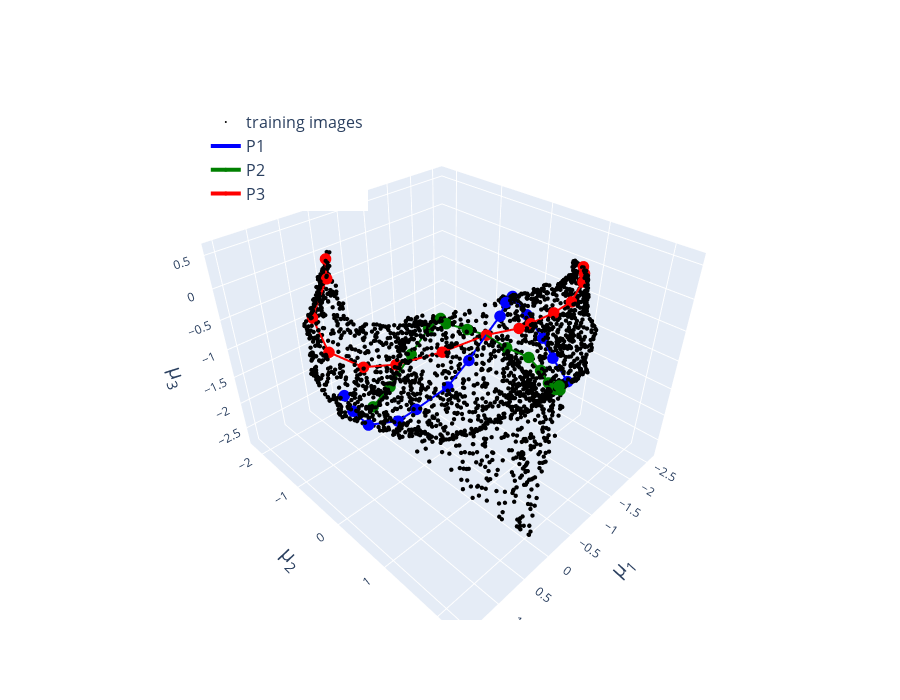

The notebook cell saved with this chart:
### Code cell
import plotly.graph_objects as go
# data = {'xx':Z_data_sample[:,0],
#        'yy':Z_data_sample[:,1],
#        'zz':Z_data_sample[:,2],
#        'size':.1*np.ones(shape=Z_data_sample[:,1].shape),
#        'color':['image' for j in range(len(Z_data_sample))],
#        'symbol':['img' for j in range(len(Z_data_sample))]}

# Z_transect_df = pd.DataFrame(data)
# symbol_map = {'transect':'square',
#              'img':'circle'}
# color_map = {'image': 'black', 'transect':'red'}


# fig = px.scatter_3d(Z_transect_df, name='images', x='x', y='y', z='z', size='size', color='color', symbol ='symbol', symbol_map=symbol_map,
#                     size_max=5, opacity=.8, color_discrete_map=color_map)


fig2 = go.Figure(data=[go.Scatter3d(
    name='training images',
    x=Z_data_sample[:,0],
    y=Z_data_sample[:,1],
    z=Z_data_sample[:,2], 
    mode='markers',
    marker=dict(
        size=1.5, color='black',symbol='circle')
)])


Z_transect_df


fig2.add_trace(go.Scatter3d(name='P1',
    x=Z1_transect[:,0], y=Z1_transect[:,1], z=Z1_transect[:,2],
    marker=dict(
        size=4,
        color='blue',
    ),
    line=dict(
        color='blue',
        width=4
    )
))

fig2.add_trace(go.Scatter3d(name='P2',
    x=Z2_transect[:,0], y=Z2_transect[:,1], z=Z2_transect[:,2],
    marker=dict(
        size=4,
        color='green',
    ),
    line=dict(
        color='green',
        width=4
    )
))

fig2.add_trace(go.Scatter3d(name='P3',
    x=Z3_transect[:,0], y=Z3_transect[:,1], z=Z3_transect[:,2],
    marker=dict(
        size=4,
        color='red',
    ),
    line=dict(
        color='red',
        width=4
    )
))


fig2.update_layout(
    width=900,
    height=700,
    scene_xaxis_title_text='\u03BC<sub>1</sub>',
    scene_yaxis_title_text="\u03BC<sub>2</sub>",
    scene_zaxis_title_text="\u03BC<sub>3</sub>",
                
#     font=dict( #setting global font will override the xaxis properties set
#         family="Courier New, monospace",
#         color="RebeccaPurple"
#     ),
    legend=dict(
        yanchor="top",
        y=0.99,
        xanchor="left",
        x=0.17,
        font_size=16
    ),
    scene_xaxis = dict(tickfont=dict(size=12),
                title_font_size=20),
    scene_yaxis = dict(tickfont=dict(size=12),
                title_font_size=20),
    scene_zaxis = dict(tickfont=dict(size=12),
                title_font_size=20),
)

fig2.show()

### Figure 1 — Plotly figure (JSON) as saved in the notebook; plotly's stock layout.template omitted (floating-point values rounded to 4 significant figures; data arrays with more than 128 entries replaced by an {"elided": "..."} marker saying what was removed)
{"data": [{"marker": {"color": "black", "size": 1.5, "symbol": "circle"}, "mode": "markers", "name": "training images", "type": "scatter3d", "x": {"elided": "2400 float values"}, "y": {"elided": "2400 float values"}, "z": {"elided": "2400 float values"}}, {"line": {"color": "blue", "width": 4}, "marker": {"color": "blue", "size": 4}, "name": "P1", "type": "scatter3d", "x": [1.447, 1.413, 1.245, 0.8384, 0.54, -0.001769, -0.4314, -0.869, -1.224, -1.51, -1.93, -2.156, -2.158, -2.001, -1.871], "y": [0.2312, 0.3267, 0.3766, 0.4568, 0.4799, 0.512, 0.4896, 0.4046, 0.34, 0.1974, -0.02218, 0.1095, 0.4539, 0.788, 1.184], "z": [-0.5069, -0.7104, -1.003, -1.139, -1.105, -1.017, -0.8067, -0.6357, -0.5078, -0.4581, -0.6141, -0.9807, -1.26, -1.399, -1.568]}, {"line": {"color": "green", "width": 4}, "marker": {"color": "green", "size": 4}, "name": "P2", "type": "scatter3d", "x": [-0.02753, -0.177, -0.3586, -0.5192, -0.7443, -0.8374, -0.8338, -0.869, -0.8545, -0.8043, -0.9633, -1.041, -0.8504, -0.4398, -0.05144], "y": [2.226, 2.089, 2.033, 1.753, 1.461, 1.188, 0.8089, 0.4046, 0.05238, -0.3236, -0.609, -0.9661, -1.195, -1.291, -1.278], "z": [-0.07861, -0.2847, -0.4233, -0.5564, -0.6325, -0.612, -0.6378, -0.6357, -0.6946, -0.7397, -0.8424, -1.223, -1.736, -2.238, -2.433]}, {"line": {"color": "red", "width": 4}, "marker": {"color": "red", "size": 4}, "name": "P3", "type": "scatter3d", "x": [-1.923, -1.962, -1.926, -1.755, -1.546, -1.323, -1.19, -0.869, -0.3718, 0.1399, 0.4713, 0.7215, 0.7831, 0.6122, 0.5443], "y": [1.186, 1.131, 1.179, 1.147, 1.023, 0.8161, 0.7212, 0.4046, 0.03539, -0.379, -0.7032, -1.145, -1.349, -1.133, -1.207], "z": [0.2208, 0.2903, 0.09053, -0.1614, -0.3004, -0.4671, -0.527, -0.6357, -0.8614, -1.029, -1.071, -0.907, -0.3991, 0.2251, 0.4636]}], "layout": {"height": 700, "legend": {"font": {"size": 16}, "x": 0.17, "xanchor": "left", "y": 0.99, "yanchor": "top"}, "scene": {"xaxis": {"tickfont": {"size": 12}, "title": {"font": {"size": 20}, "text": "μ<sub>1</sub>"}}, "yaxis": {"tickfont": {"size": 12}, "title": {"font": {"size": 20}, "text": "μ<sub>2</sub>"}}, "zaxis": {"tickfont": {"size": 12}, "title": {"font": {"size": 20}, "text": "μ<sub>3</sub>"}}}, "width": 900}}
